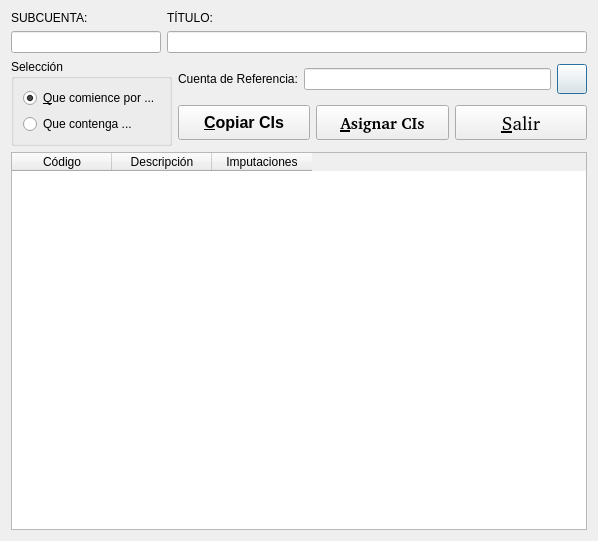
<?xml version="1.0" encoding="UTF-8"?>
<ui version="4.0">
 <author>José Manuel Díez Botella</author>
 <class>buscasubcuenta_input</class>
 <widget class="QDialog" name="buscasubcuenta_input">
  <property name="geometry">
   <rect>
    <x>0</x>
    <y>0</y>
    <width>598</width>
    <height>541</height>
   </rect>
  </property>
  <property name="windowTitle">
   <string>Editar coeficientes de imputación</string>
  </property>
  <layout class="QVBoxLayout" name="verticalLayout_2">
   <item>
    <layout class="QHBoxLayout">
     <property name="spacing">
      <number>6</number>
     </property>
     <property name="leftMargin">
      <number>0</number>
     </property>
     <property name="topMargin">
      <number>0</number>
     </property>
     <property name="rightMargin">
      <number>0</number>
     </property>
     <property name="bottomMargin">
      <number>0</number>
     </property>
     <item>
      <layout class="QVBoxLayout">
       <property name="spacing">
        <number>6</number>
       </property>
       <property name="leftMargin">
        <number>0</number>
       </property>
       <property name="topMargin">
        <number>0</number>
       </property>
       <property name="rightMargin">
        <number>0</number>
       </property>
       <property name="bottomMargin">
        <number>0</number>
       </property>
       <item>
        <widget class="QLabel" name="TextLabel1">
         <property name="frameShape">
          <enum>QFrame::NoFrame</enum>
         </property>
         <property name="frameShadow">
          <enum>QFrame::Plain</enum>
         </property>
         <property name="text">
          <string>SUBCUENTA:</string>
         </property>
         <property name="wordWrap">
          <bool>false</bool>
         </property>
        </widget>
       </item>
       <item>
        <widget class="QLineEdit" name="SubcuentaLineEdit">
         <property name="maximumSize">
          <size>
           <width>150</width>
           <height>32767</height>
          </size>
         </property>
         <property name="maxLength">
          <number>40</number>
         </property>
        </widget>
       </item>
      </layout>
     </item>
     <item>
      <layout class="QVBoxLayout">
       <property name="spacing">
        <number>6</number>
       </property>
       <property name="leftMargin">
        <number>0</number>
       </property>
       <property name="topMargin">
        <number>0</number>
       </property>
       <property name="rightMargin">
        <number>0</number>
       </property>
       <property name="bottomMargin">
        <number>0</number>
       </property>
       <item>
        <widget class="QLabel" name="TextLabel2">
         <property name="frameShape">
          <enum>QFrame::NoFrame</enum>
         </property>
         <property name="frameShadow">
          <enum>QFrame::Plain</enum>
         </property>
         <property name="text">
          <string>TÍTULO:</string>
         </property>
         <property name="wordWrap">
          <bool>false</bool>
         </property>
        </widget>
       </item>
       <item>
        <widget class="QLineEdit" name="TituloLineEdit">
         <property name="maxLength">
          <number>255</number>
         </property>
        </widget>
       </item>
      </layout>
     </item>
    </layout>
   </item>
   <item>
    <layout class="QHBoxLayout" name="horizontalLayout_3">
     <item>
      <widget class="QGroupBox" name="groupBox">
       <property name="title">
        <string>Selección</string>
       </property>
       <layout class="QVBoxLayout">
        <property name="spacing">
         <number>6</number>
        </property>
        <property name="leftMargin">
         <number>9</number>
        </property>
        <property name="topMargin">
         <number>9</number>
        </property>
        <property name="rightMargin">
         <number>9</number>
        </property>
        <property name="bottomMargin">
         <number>9</number>
        </property>
        <item>
         <widget class="QRadioButton" name="ComienceRadioButton">
          <property name="text">
           <string>&amp;Que comience por ...</string>
          </property>
          <property name="checked">
           <bool>true</bool>
          </property>
         </widget>
        </item>
        <item>
         <widget class="QRadioButton" name="ContengaRadioButton">
          <property name="text">
           <string>Que contenga ...</string>
          </property>
         </widget>
        </item>
       </layout>
      </widget>
     </item>
     <item>
      <layout class="QVBoxLayout" name="verticalLayout">
       <item>
        <layout class="QHBoxLayout" name="horizontalLayout_2">
         <item>
          <widget class="QLabel" name="label">
           <property name="text">
            <string>Cuenta de Referencia:</string>
           </property>
          </widget>
         </item>
         <item>
          <widget class="QLineEdit" name="modelolineEdit"/>
         </item>
         <item>
          <widget class="QPushButton" name="borramodelopushButton">
           <property name="maximumSize">
            <size>
             <width>30</width>
             <height>30</height>
            </size>
           </property>
           <property name="text">
            <string/>
           </property>
           <property name="icon">
            <iconset resource="keme.qrc">
             <normaloff>:/iconos/graf/viewer.xpm</normaloff>:/iconos/graf/viewer.xpm</iconset>
           </property>
          </widget>
         </item>
        </layout>
       </item>
       <item>
        <layout class="QHBoxLayout" name="horizontalLayout">
         <item>
          <widget class="QPushButton" name="copiarpushButton">
           <property name="minimumSize">
            <size>
             <width>0</width>
             <height>35</height>
            </size>
           </property>
           <property name="font">
            <font>
             <pointsize>12</pointsize>
             <weight>75</weight>
             <bold>true</bold>
            </font>
           </property>
           <property name="text">
            <string>&amp;Copiar CIs</string>
           </property>
           <property name="icon">
            <iconset resource="keme.qrc">
             <normaloff>:/iconos/graf/copiar.png</normaloff>:/iconos/graf/copiar.png</iconset>
           </property>
          </widget>
         </item>
         <item>
          <widget class="QPushButton" name="CIBoton">
           <property name="minimumSize">
            <size>
             <width>120</width>
             <height>35</height>
            </size>
           </property>
           <property name="font">
            <font>
             <family>Helvetica [Adobe]</family>
             <pointsize>12</pointsize>
             <weight>75</weight>
             <bold>true</bold>
            </font>
           </property>
           <property name="text">
            <string>&amp;Asignar CIs</string>
           </property>
           <property name="icon">
            <iconset resource="keme.qrc">
             <normaloff>:/iconos/graf/edit.png</normaloff>:/iconos/graf/edit.png</iconset>
           </property>
           <property name="shortcut">
            <string>Alt+A</string>
           </property>
          </widget>
         </item>
         <item>
          <widget class="QPushButton" name="SalirBoton">
           <property name="minimumSize">
            <size>
             <width>120</width>
             <height>35</height>
            </size>
           </property>
           <property name="font">
            <font>
             <family>Helvetica [Adobe]</family>
             <pointsize>14</pointsize>
            </font>
           </property>
           <property name="text">
            <string>&amp;Salir</string>
           </property>
           <property name="icon">
            <iconset resource="keme.qrc">
             <normaloff>:/iconos/graf/application-exit.png</normaloff>:/iconos/graf/application-exit.png</iconset>
           </property>
           <property name="shortcut">
            <string>Alt+S</string>
           </property>
          </widget>
         </item>
        </layout>
       </item>
      </layout>
     </item>
    </layout>
   </item>
   <item>
    <widget class="QTableWidget" name="ctastableWidget">
     <column>
      <property name="text">
       <string>Código</string>
      </property>
     </column>
     <column>
      <property name="text">
       <string>Descripción</string>
      </property>
     </column>
     <column>
      <property name="text">
       <string>Imputaciones</string>
      </property>
     </column>
    </widget>
   </item>
  </layout>
 </widget>
 <layoutdefault spacing="6" margin="11"/>
 <includes>
  <include location="local">funciones.h</include>
 </includes>
 <resources>
  <include location="keme.qrc"/>
 </resources>
 <connections>
  <connection>
   <sender>SalirBoton</sender>
   <signal>clicked()</signal>
   <receiver>buscasubcuenta_input</receiver>
   <slot>accept()</slot>
   <hints>
    <hint type="sourcelabel">
     <x>479</x>
     <y>105</y>
    </hint>
    <hint type="destinationlabel">
     <x>518</x>
     <y>140</y>
    </hint>
   </hints>
  </connection>
 </connections>
</ui>
